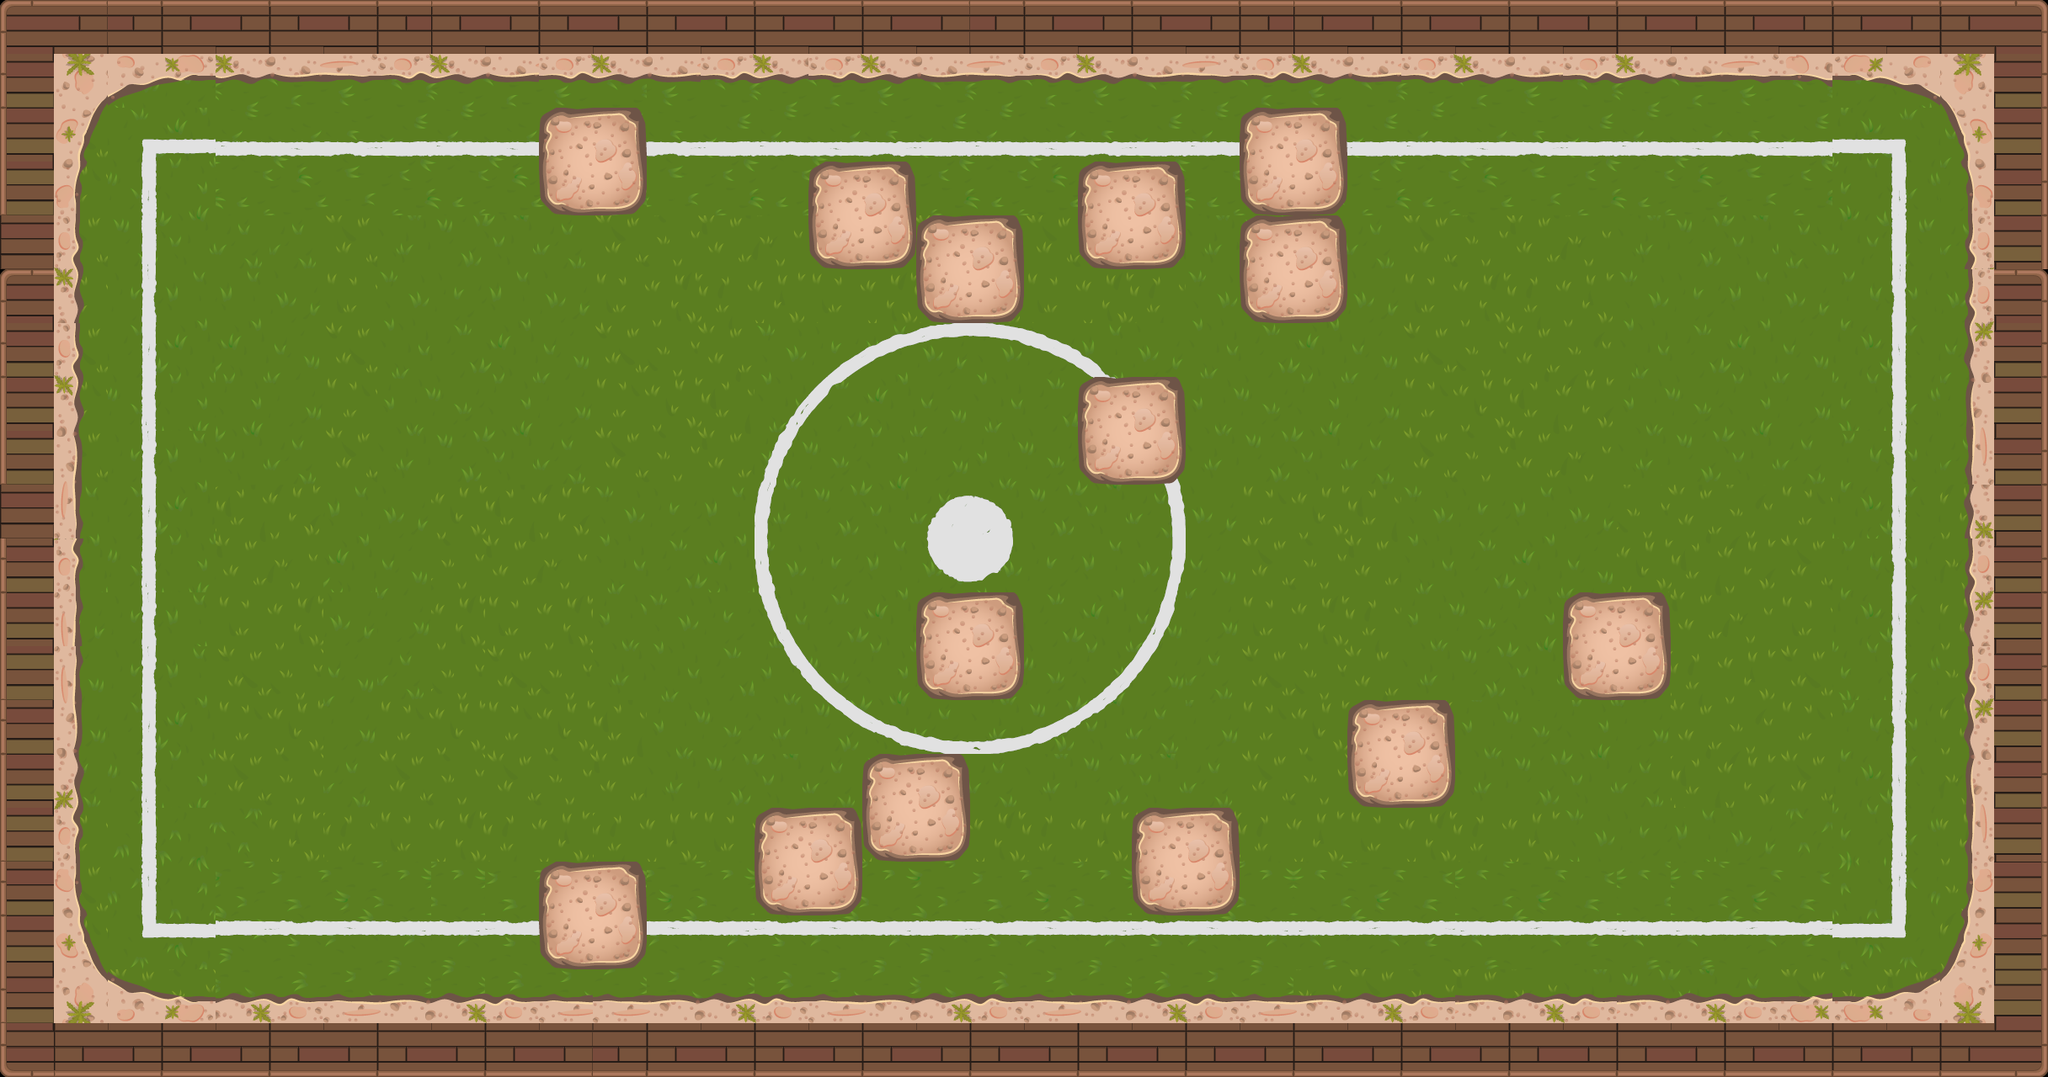

Below is a game level as drawn by its tile map, then a one-line description and the .tmx that defines it (tile-layer data replaced by summaries):
An orthogonal 38x20 tile map with 64x64 px tiles, 3 tile layers (background, bourder, above) and 30 objects (9x bomb, 3x bombzon, player, goal, zone, ...).

<map version="1.2" tiledversion="1.2.4" orientation="orthogonal" renderorder="right-down" width="38" height="20" tilewidth="64" tileheight="64" infinite="0" nextlayerid="25" nextobjectid="170">
 <properties>
  <property name="score" type="int" value="80" />
 </properties>
 <tileset firstgid="1" source="tiles2.tsx" />
 <layer id="22" name="background" width="38" height="20">
  <data>[760 cells, 648 non-empty, 113 distinct tile ids]</data>
 </layer>
 <layer id="23" name="bourder" width="38" height="20">
  <data>[760 cells, 272 non-empty, 28 distinct tile ids]</data>
 </layer>
 <layer id="24" name="above" width="38" height="20">
  <data>[760 cells, 0 non-empty, 0 distinct tile ids]</data>
 </layer>
 <objectgroup color="#000000" id="4" name="BourderObjet">
  <object id="156" x="2316.22" y="129.153">
   <polyline points="0,0 -37.4545,-27.2727 -82.3636,-35.4545 -204.727,-38.1818 -2087.45,-39.2727 -2161.82,-28.3636 -2207.27,9.63636 -2221.27,55.6364 -2226.55,116.182 -2227.27,935.818 -2216,992.909 -2188.55,1037.45 -2122,1060.36 -1931.27,1062.36 -80.3636,1060.91 -14.1818,1038.36 15.2727,992.545 26.5455,929.091 26,89.2727 15.2727,31.2727 -1.45455,-4.18182" />
  </object>
  <object id="157" x="1865" y="709.335" width="111.333" height="112.667" />
  <object id="158" x="1479.67" y="136.002" width="113.333" height="234.667" />
  <object id="159" x="1606.34" y="841.335" width="114.667" height="109.333" />
  <object id="160" x="1351.67" y="962.668" width="110.667" height="114.667" />
  <object id="161" x="1030.34" y="901.335" width="113.333" height="113.333" />
  <object id="162" x="895.668" y="958.668" width="118.667" height="120" />
  <object id="163" x="645.001" y="1030.66" width="113.333" height="116" />
  <object id="164" x="1098.34" y="710.668" width="106.667" height="113.333" />
  <object id="165" x="1290.34" y="454.668" width="108" height="109.333" />
  <object id="166" x="1290.34" y="194.668" width="106.667" height="117.333" />
  <object id="167" x="1097" y="261.335" width="113.333" height="110.667" />
  <object id="168" x="965.001" y="197.335" width="116" height="113.333" />
  <object id="169" x="639.668" y="125.335" width="118.667" height="118.667" />
 </objectgroup>
 <objectgroup id="5" name="Place" />
 <objectgroup id="6" name="Player">
  <object id="126" type="player" x="324.242" y="618.182">
   <point />
  </object>
 </objectgroup>
 <objectgroup id="7" name="Box">
  <object id="134" type="goal" x="2098.79" y="515.273">
   <properties>
    <property name="derect" type="int" value="3" />
   </properties>
   <point />
  </object>
 </objectgroup>
 <objectgroup id="8" name="Enimy" />
 <objectgroup id="9" name="Pickup" />
 <objectgroup id="10" name="Bomb">
  <object id="128" type="bomb" x="1609.09" y="624.242">
   <properties>
    <property name="code" type="int" value="1" />
   </properties>
   <point />
  </object>
  <object id="129" type="bomb" x="1742.42" y="524.242">
   <properties>
    <property name="code" type="int" value="1" />
   </properties>
   <point />
  </object>
  <object id="130" type="bomb" x="1493.94" y="842.424">
   <properties>
    <property name="code" type="int" value="1" />
   </properties>
   <point />
  </object>
  <object id="131" type="bomb" x="999.996" y="645.454">
   <properties>
    <property name="code" type="int" value="1" />
   </properties>
   <point />
  </object>
  <object id="132" type="bomb" x="854.545" y="403.03">
   <properties>
    <property name="code" type="int" value="1" />
   </properties>
   <point />
  </object>
  <object id="133" type="bomb" x="869.697" y="863.636">
   <properties>
    <property name="code" type="int" value="1" />
   </properties>
   <point />
  </object>
  <object id="135" type="bomb" x="1087.88" y="463.636">
   <point />
  </object>
  <object id="136" type="bomb" x="587.879" y="330.303">
   <point />
  </object>
  <object id="137" type="bomb" x="527.273" y="966.667">
   <point />
  </object>
  <object id="138" type="bombzon" x="1536.36" y="384.848">
   <properties>
    <property name="code" type="int" value="6" />
    <property name="derect" type="int" value="0" />
    <property name="zone" value="0" />
   </properties>
   <point />
  </object>
  <object id="139" type="bombzon" x="1406.06" y="951.515">
   <properties>
    <property name="code" type="int" value="6" />
    <property name="derect" type="int" value="2" />
    <property name="zone" value="0" />
   </properties>
   <point />
  </object>
  <object id="140" type="bombzon" x="1669.7" y="821.212">
   <properties>
    <property name="code" type="int" value="6" />
    <property name="derect" type="int" value="2" />
    <property name="zone" value="0" />
   </properties>
   <point />
  </object>
 </objectgroup>
 <objectgroup id="11" name="Light" />
 <objectgroup id="12" name="Door" />
 <objectgroup id="13" name="Zone">
  <object id="141" name="zone0" type="zone" x="901.45" y="176.121" width="889.455" height="918.061">
   <properties>
    <property name="Id" value="0" />
   </properties>
  </object>
 </objectgroup>
 <objectgroup id="14" name="Circle">
  <object id="127" type="circle" x="696.97" y="618.182">
   <properties>
    <property name="code" type="int" value="3" />
   </properties>
   <point />
  </object>
 </objectgroup>
 <objectgroup id="15" name="Text" />
</map>
